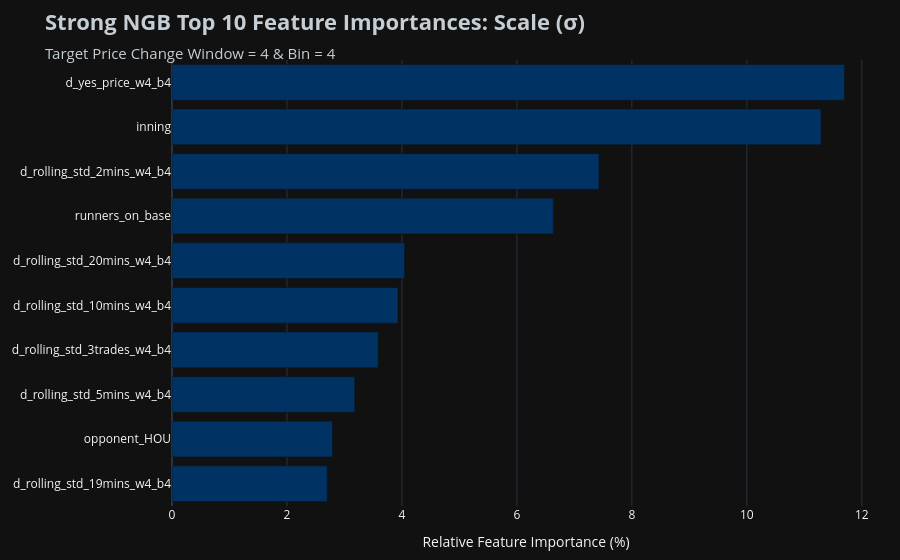

Notebook cell for this chart:
### Code cell
# Plot feature importance for scale

fig_scale = px.bar(
    scale_df.head(10), 
    x='importance', 
    y='feature', 
    orientation='h',
    title='<b>Strong NGB Top 10 Feature Importances: Scale (σ)</b><br><span style="font-size:15px; color:' + LAA_SILVER + '">Target Price Change Window = 4 & Bin = 4</span>',
    color_discrete_sequence=[LAA_NAVY]
)

fig_scale.update_layout(
    template='plotly_dark',
    paper_bgcolor='#111111',
    plot_bgcolor='#111111',
    yaxis={'categoryorder':'total ascending'},
    title_font={'size': 22, 'color': LAA_SILVER},
    xaxis_title='Relative Feature Importance (%)',
    yaxis_title=None,
    margin=dict(l=20, r=20, t=60, b=40)
)

fig_scale.show()

### Figure 1 — Plotly figure (JSON) as saved in the notebook; plotly's stock layout.template omitted (floating-point values rounded to 4 significant figures)
{"data": [{"hovertemplate": "importance=%{x}<br>feature=%{y}<extra></extra>", "legendgroup": "", "marker": {"color": "#003263", "pattern": {"shape": ""}}, "name": "", "orientation": "h", "showlegend": false, "textposition": "auto", "type": "bar", "x": [11.7, 11.29, 7.427, 6.635, 4.047, 3.932, 3.588, 3.179, 2.794, 2.7], "xaxis": "x", "y": ["d_yes_price_w4_b4", "inning", "d_rolling_std_2mins_w4_b4", "runners_on_base", "d_rolling_std_20mins_w4_b4", "d_rolling_std_10mins_w4_b4", "d_rolling_std_3trades_w4_b4", "d_rolling_std_5mins_w4_b4", "opponent_HOU", "d_rolling_std_19mins_w4_b4"], "yaxis": "y"}], "layout": {"barmode": "relative", "legend": {"tracegroupgap": 0}, "margin": {"b": 40, "l": 20, "r": 20, "t": 60}, "paper_bgcolor": "#111111", "plot_bgcolor": "#111111", "title": {"font": {"color": "#C4CED4", "size": 22}, "text": "<b>Strong NGB Top 10 Feature Importances: Scale (σ)</b><br><span style=\"font-size:15px; color:#C4CED4\">Target Price Change Window = 4 & Bin = 4</span>"}, "xaxis": {"anchor": "y", "domain": [0, 1], "title": {"text": "Relative Feature Importance (%)"}}, "yaxis": {"anchor": "x", "categoryorder": "total ascending", "domain": [0, 1], "title": {}}}}
